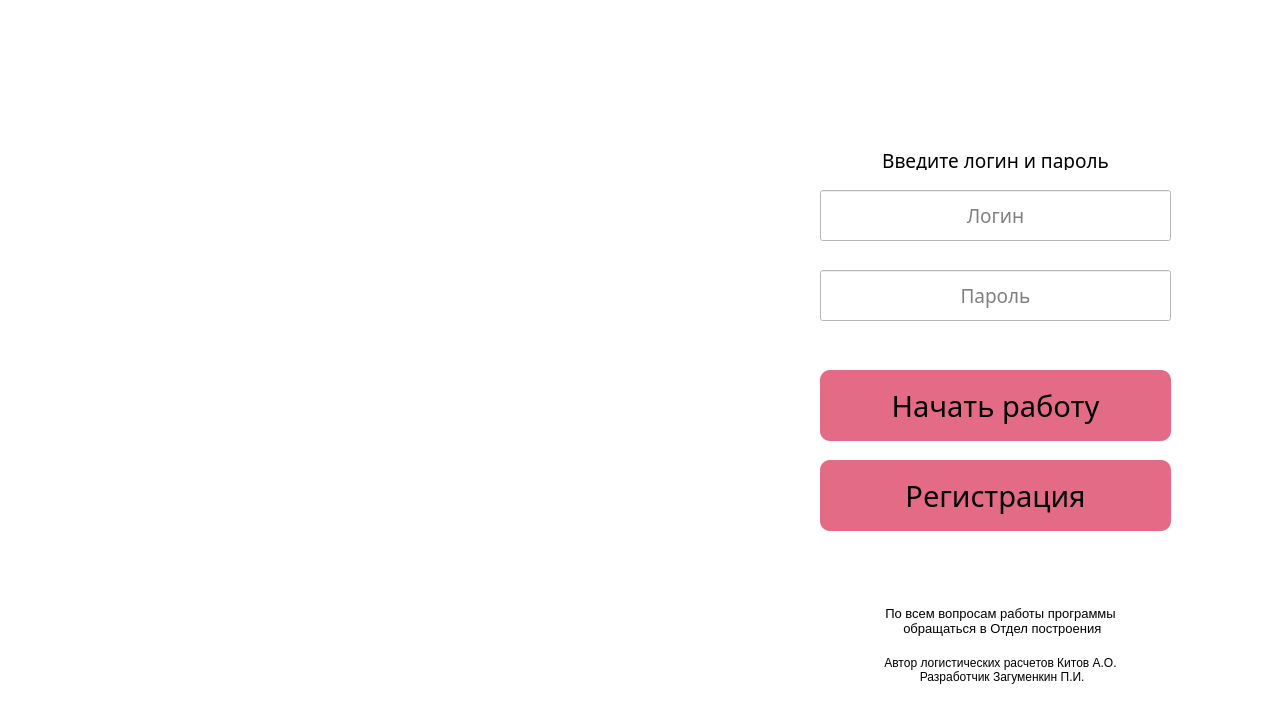
<?xml version="1.0" encoding="UTF-8"?>
<ui version="4.0">
 <class>WindowAuthorization</class>
 <widget class="QMainWindow" name="WindowAuthorization">
  <property name="geometry">
   <rect>
    <x>0</x>
    <y>0</y>
    <width>1280</width>
    <height>720</height>
   </rect>
  </property>
  <property name="minimumSize">
   <size>
    <width>1280</width>
    <height>720</height>
   </size>
  </property>
  <property name="maximumSize">
   <size>
    <width>1280</width>
    <height>720</height>
   </size>
  </property>
  <property name="font">
   <font>
    <family>Trebuchet MS</family>
    <pointsize>14</pointsize>
   </font>
  </property>
  <property name="cursor">
   <cursorShape>ArrowCursor</cursorShape>
  </property>
  <property name="mouseTracking">
   <bool>false</bool>
  </property>
  <property name="tabletTracking">
   <bool>false</bool>
  </property>
  <property name="windowTitle">
   <string>Малина 64</string>
  </property>
  <property name="styleSheet">
   <string notr="true">background: #fff</string>
  </property>
  <widget class="QWidget" name="centralwidget">
   <widget class="QPushButton" name="btn_login">
    <property name="geometry">
     <rect>
      <x>820</x>
      <y>370</y>
      <width>351</width>
      <height>71</height>
     </rect>
    </property>
    <property name="font">
     <font>
      <family>Trebuchet MS</family>
      <pointsize>22</pointsize>
      <weight>50</weight>
      <bold>false</bold>
     </font>
    </property>
    <property name="focusPolicy">
     <enum>Qt::StrongFocus</enum>
    </property>
    <property name="styleSheet">
     <string notr="true">QPushButton {
background-color: rgb(228, 107, 134);
border: none;
border-radius: 10px}

QPushButton:hover {
border: 1px solid  rgb(0, 0, 0);
background-color: rgba(228, 107, 134, 0.9)
}

QPushButton:pressed {
border:3px solid  rgb(0, 0, 0);
background-color: rgba(228, 107, 134, 1)
}</string>
    </property>
    <property name="text">
     <string>Начать работу</string>
    </property>
    <property name="checkable">
     <bool>false</bool>
    </property>
   </widget>
   <widget class="QLineEdit" name="line_login">
    <property name="geometry">
     <rect>
      <x>820</x>
      <y>190</y>
      <width>351</width>
      <height>51</height>
     </rect>
    </property>
    <property name="font">
     <font>
      <family>Trebuchet MS</family>
      <pointsize>14</pointsize>
     </font>
    </property>
    <property name="tabletTracking">
     <bool>false</bool>
    </property>
    <property name="focusPolicy">
     <enum>Qt::StrongFocus</enum>
    </property>
    <property name="contextMenuPolicy">
     <enum>Qt::DefaultContextMenu</enum>
    </property>
    <property name="layoutDirection">
     <enum>Qt::LeftToRight</enum>
    </property>
    <property name="inputMethodHints">
     <set>Qt::ImhNone</set>
    </property>
    <property name="maxLength">
     <number>24</number>
    </property>
    <property name="echoMode">
     <enum>QLineEdit::Normal</enum>
    </property>
    <property name="alignment">
     <set>Qt::AlignCenter</set>
    </property>
    <property name="placeholderText">
     <string>Логин</string>
    </property>
    <property name="cursorMoveStyle">
     <enum>Qt::LogicalMoveStyle</enum>
    </property>
    <property name="clearButtonEnabled">
     <bool>false</bool>
    </property>
   </widget>
   <widget class="QLabel" name="label_autor_text">
    <property name="geometry">
     <rect>
      <x>820</x>
      <y>649</y>
      <width>361</width>
      <height>41</height>
     </rect>
    </property>
    <property name="font">
     <font>
      <family>Arial</family>
     </font>
    </property>
    <property name="text">
     <string>Автор логиcтических расчетов Китов А.О. 
 Разработчик Загуменкин П.И.</string>
    </property>
    <property name="alignment">
     <set>Qt::AlignCenter</set>
    </property>
   </widget>
   <widget class="QLineEdit" name="line_password">
    <property name="geometry">
     <rect>
      <x>820</x>
      <y>270</y>
      <width>351</width>
      <height>51</height>
     </rect>
    </property>
    <property name="font">
     <font>
      <family>Trebuchet MS</family>
      <pointsize>14</pointsize>
     </font>
    </property>
    <property name="tabletTracking">
     <bool>false</bool>
    </property>
    <property name="focusPolicy">
     <enum>Qt::StrongFocus</enum>
    </property>
    <property name="contextMenuPolicy">
     <enum>Qt::DefaultContextMenu</enum>
    </property>
    <property name="inputMethodHints">
     <set>Qt::ImhHiddenText|Qt::ImhNoAutoUppercase|Qt::ImhNoPredictiveText|Qt::ImhSensitiveData</set>
    </property>
    <property name="maxLength">
     <number>16</number>
    </property>
    <property name="echoMode">
     <enum>QLineEdit::Password</enum>
    </property>
    <property name="alignment">
     <set>Qt::AlignCenter</set>
    </property>
    <property name="placeholderText">
     <string>Пароль</string>
    </property>
   </widget>
   <widget class="QLabel" name="label_logo_721">
    <property name="geometry">
     <rect>
      <x>0</x>
      <y>0</y>
      <width>731</width>
      <height>721</height>
     </rect>
    </property>
    <property name="text">
     <string/>
    </property>
    <property name="pixmap">
     <pixmap>../images/logo_721.png</pixmap>
    </property>
    <property name="scaledContents">
     <bool>false</bool>
    </property>
   </widget>
   <widget class="QLabel" name="label_login_password">
    <property name="geometry">
     <rect>
      <x>820</x>
      <y>150</y>
      <width>351</width>
      <height>20</height>
     </rect>
    </property>
    <property name="font">
     <font>
      <family>Trebuchet MS</family>
      <pointsize>14</pointsize>
     </font>
    </property>
    <property name="layoutDirection">
     <enum>Qt::LeftToRight</enum>
    </property>
    <property name="text">
     <string>Введите логин и пароль</string>
    </property>
    <property name="alignment">
     <set>Qt::AlignCenter</set>
    </property>
   </widget>
   <widget class="QLabel" name="lable_suppot_text">
    <property name="geometry">
     <rect>
      <x>830</x>
      <y>590</y>
      <width>341</width>
      <height>61</height>
     </rect>
    </property>
    <property name="font">
     <font>
      <family>Arial</family>
      <pointsize>10</pointsize>
     </font>
    </property>
    <property name="mouseTracking">
     <bool>true</bool>
    </property>
    <property name="tabletTracking">
     <bool>false</bool>
    </property>
    <property name="acceptDrops">
     <bool>false</bool>
    </property>
    <property name="text">
     <string>По всем вопросам работы программы 
 обращаться в Отдел построения</string>
    </property>
    <property name="textFormat">
     <enum>Qt::AutoText</enum>
    </property>
    <property name="scaledContents">
     <bool>false</bool>
    </property>
    <property name="alignment">
     <set>Qt::AlignCenter</set>
    </property>
    <property name="wordWrap">
     <bool>true</bool>
    </property>
    <property name="margin">
     <number>10</number>
    </property>
   </widget>
   <widget class="QPushButton" name="btn_reg">
    <property name="geometry">
     <rect>
      <x>820</x>
      <y>460</y>
      <width>351</width>
      <height>71</height>
     </rect>
    </property>
    <property name="font">
     <font>
      <family>Trebuchet MS</family>
      <pointsize>22</pointsize>
      <weight>50</weight>
      <bold>false</bold>
     </font>
    </property>
    <property name="focusPolicy">
     <enum>Qt::StrongFocus</enum>
    </property>
    <property name="styleSheet">
     <string notr="true">QPushButton {
background-color: rgb(228, 107, 134);
border: none;
border-radius: 10px}

QPushButton:hover {
border: 1px solid  rgb(0, 0, 0);
background-color: rgba(228, 107, 134, 0.9)
}

QPushButton:pressed {
border:3px solid  rgb(0, 0, 0);
background-color: rgba(228, 107, 134, 1)
}</string>
    </property>
    <property name="text">
     <string>Регистрация</string>
    </property>
    <property name="checkable">
     <bool>false</bool>
    </property>
   </widget>
  </widget>
 </widget>
 <resources/>
 <connections/>
</ui>
